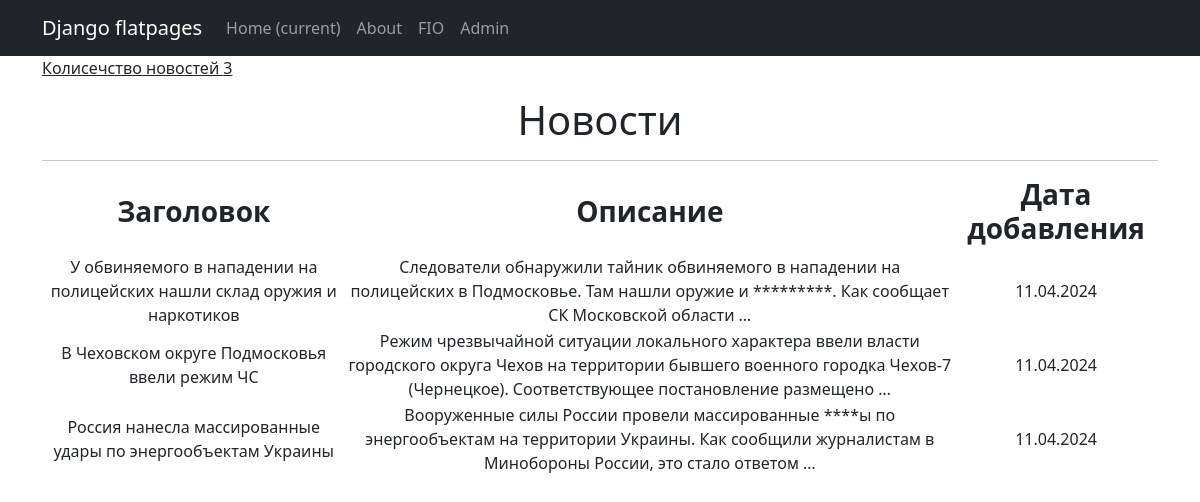
Page /news/ on the committed database.
### news/models.py (models this page shows, shortened)
class News(models.Model):
    title = models.CharField(max_length=255, unique=True, default='')
    content = models.TextField(default='')
    created_at = models.DateTimeField(default=timezone.now, blank=True)

### news/views.py (the view)
# urls.py: path('', NewsList.as_view(), name='news_list'),  # Список всех новостей
class NewsList(ListView):
    model = News
    ordering = '-created_at'  # Исправлено на "created_at", так как поле "name" отсутствует в модели
    template_name = 'news_list.html'  # Исправлено имя шаблона
    context_object_name = 'news'

### news/templatetags/custom_filters.py (called while the page is built)
@register.filter
def censor(value):
    unwanted_words = ['удар', 'убийство', 'наркотики', 'насилие', 'смерть', 'жертвы']  # список нежелательных слов
    censored_value = value
    for word in unwanted_words:
        censored_value = censored_value.replace(word, '*' * len(word))  # заменяем слово на звездочки
    return censored_value

### templates/news_list.html (shortened to what this page needs)
{% extends 'flatpages/default.html' %}
{% load custom_filters %}
{% block content %}
{% block page_hearder %}
<div style = "text-align:left;">
    <p><u>Колисечство новостей {{news|length}}</u></p>
</div>
{% endblock page_hearder %}
   <h1>Новости</h1>
    <hr>
   {% if news %}
        <table>
            <tr>
                <td><h3><b>Заголовок</b></h3></td>
                <td><h3><b>Описание</b></h3></td>
                <td><h3><b>Дата добавления</b></h3></td>
            </tr>
           {%for news in news%}
           <tr>
               <td>{{news.title}}</td>
               <td>{{news.content|truncatewords:20|censor}}</td>
               <td>{{news.created_at|date:"d.m.Y"}}</td>
           </tr>
           {%endfor%}
        </table>
   {% else %}
       <h2>Новостей нет!</h2>
   {% endif %}
{% endblock content %}

### templates/flatpages/default.html (shortened to what this page needs)
<!DOCTYPE html>
<html lang="en">
    <head>
        {% load static %}
        <link href="{% static 'css/styles.css' %}" rel="stylesheet" />
    </head>
    <body>
        <nav class="navbar navbar-expand-lg navbar-dark bg-dark static-top">
            <div class="container">
                <a class="navbar-brand" href="#">Django flatpages</a>
                <div class="collapse navbar-collapse" id="navbarResponsive">
                    <ul class="navbar-nav ml-auto">
                        <li class="nav-item active">
                            <a class="nav-link" href="#">Home
                                <span class="sr-only">(current)</span>
                            </a>
                        </li>
                        <li class="nav-item">
                            <a class="nav-link" href="/about/">About</a>
                        </li>
                        <li class="nav-item">
                            <a class="nav-link" href="/FIO/">FIO</a>
                        </li>
                        <li class="nav-item">
                            <a class="nav-link" href="/AdminPage/">Admin</a>
                        </li>
                    </ul>
                </div>
            </div>
        </nav>
        <div class="container">
            <div class="row">
                <div class="col-lg-12 text-center">
                    {% block content %}{% endblock content %}
                </div>
            </div>
        </div>
    </body>
</html>

### rows in the picture
News: title "У обвиняемого в нападении на полицейских нашли склад оружия и наркотиков", content|censor "Следователи обнаружили тайник обвиняемого в нападении на полицейских в Подмосковье. Там нашли оружие и *********. Как сообщает СК Московской области …", created_at "11.04.2024"
News: title "В Чеховском округе Подмосковья ввели режим ЧС", content|censor "Режим чрезвычайной ситуации локального характера ввели власти городского округа Чехов на территории бывшего военного городка Чехов-7 (Чернецкое). Соответствующее постановление размещено …", created_at "11.04.2024"
News: title "Россия нанесла массированные удары по энергообъектам Украины", content|censor "Вооруженные силы России провели массированные ****ы по энергообъектам на территории Украины. Как сообщили журналистам в Минобороны России, это стало ответом …", created_at "11.04.2024"

### other values in the picture
{{ news|length }} "3"
